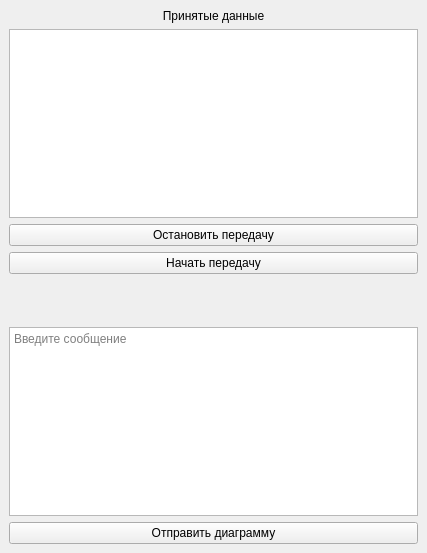
<?xml version="1.0" encoding="UTF-8"?>
<ui version="4.0">
 <class>MainWindow</class>
 <widget class="QMainWindow" name="MainWindow">
  <property name="geometry">
   <rect>
    <x>0</x>
    <y>0</y>
    <width>427</width>
    <height>553</height>
   </rect>
  </property>
  <property name="windowTitle">
   <string>MainWindow</string>
  </property>
  <widget class="QWidget" name="centralwidget">
   <layout class="QVBoxLayout" name="verticalLayout">
    <item>
     <widget class="QLabel" name="lb_receiveData">
      <property name="text">
       <string>Принятые данные</string>
      </property>
      <property name="alignment">
       <set>Qt::AlignCenter</set>
      </property>
     </widget>
    </item>
    <item>
     <widget class="QTextEdit" name="te_result">
      <property name="sizePolicy">
       <sizepolicy hsizetype="Expanding" vsizetype="Maximum">
        <horstretch>0</horstretch>
        <verstretch>0</verstretch>
       </sizepolicy>
      </property>
     </widget>
    </item>
    <item>
     <widget class="QPushButton" name="pb_stop">
      <property name="text">
       <string>Остановить передачу</string>
      </property>
     </widget>
    </item>
    <item>
     <widget class="QPushButton" name="pb_start">
      <property name="text">
       <string>Начать передачу</string>
      </property>
     </widget>
    </item>
    <item>
     <spacer name="verticalSpacer">
      <property name="orientation">
       <enum>Qt::Vertical</enum>
      </property>
      <property name="sizeHint" stdset="0">
       <size>
        <width>20</width>
        <height>50</height>
       </size>
      </property>
     </spacer>
    </item>
    <item>
     <widget class="QTextEdit" name="te_data">
      <property name="enabled">
       <bool>true</bool>
      </property>
      <property name="sizePolicy">
       <sizepolicy hsizetype="Expanding" vsizetype="Expanding">
        <horstretch>0</horstretch>
        <verstretch>0</verstretch>
       </sizepolicy>
      </property>
      <property name="documentTitle">
       <string/>
      </property>
      <property name="placeholderText">
       <string>Введите сообщение</string>
      </property>
     </widget>
    </item>
    <item>
     <widget class="QPushButton" name="pb_sent_diag">
      <property name="text">
       <string>Отправить диаграмму</string>
      </property>
     </widget>
    </item>
   </layout>
  </widget>
 </widget>
 <resources/>
 <connections/>
</ui>
